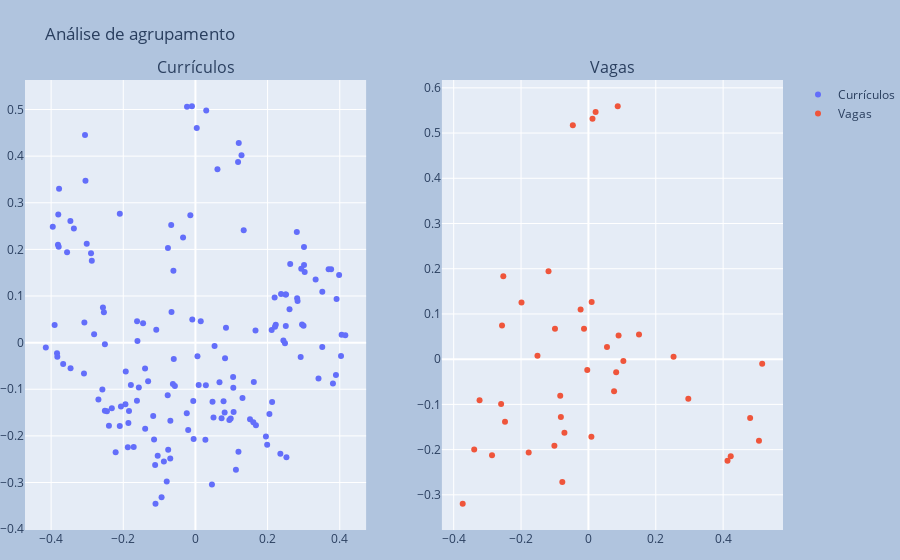

Write notebook code for a chart like this one.
### Code cell
# Análise de agrupamento pelo PCA

fig = make_subplots(rows=1, cols=2, subplot_titles=("Currículos", "Vagas"))

fig.add_trace(
    go.Scatter(x = Xc[:, 0], y= Xc[:, 1], hovertemplate=df_curriculos['filenames'], mode="markers", name="Currículos"),
    row=1, col=1)

fig.add_trace(
    go.Scatter(x = Xv[:, 0], y= Xv[:, 1], hovertemplate=df_vagas['cargos'], mode="markers", name="Vagas"),
    row=1, col=2)

fig.update_layout( title_text="Análise de agrupamento",margin=dict(l=20,r=0,b=30,t=80), paper_bgcolor="LightSteelBlue",)


fig.show()

### Figure 1 — Plotly figure (JSON) as saved in the notebook; plotly's stock layout.template omitted (floating-point values rounded to 4 significant figures; data arrays with more than 128 entries replaced by an {"elided": "..."} marker saying what was removed)
{"data": [{"hovertemplate": {"elided": "155 str values"}, "mode": "markers", "name": "Currículos", "type": "scatter", "x": {"elided": "155 float values"}, "xaxis": "x", "y": {"elided": "155 float values"}, "yaxis": "y"}, {"hovertemplate": ["Desenvolvedor Full Stack", "Desenvolvedor Java", "Analista de Marketing Digital", "Engenheiro Civil", "Engenheiro de Produção", "Vendedor", "Professor de língua portuguesa", "Assistente administrativo", "Técnico em farmácia", "Analista de pesquisa em biotecnologia", "Pesquisador em física", "Engenheiro Civil", "Pesquisador em física aplicada", "Analista de Software", "Analista econômico", "Analista de Software", "Analista de segurança da informação", "Engenheiro de computação", "Pesquisador em física experimental", "Assistente de Recursos Humanos (RH)", "Analista Contábil", "Analista de gestão", "Controle de qualidade", "Auxiliar de produção", "Assistente contábil", "Químico Analista", "Analista de gestão empresarial", "Analista de comércio exterior", "Professor universitário", "Pesquisador social", "Analista econômico", "Engenheiro de Software", "Analista de suporte de TI", "Recepcionista", "Médico clínico geral", "Mestre de obras", "Farmacêutico", "Engenheiro de Alimentos", "Químico industrial", "Designer gráfico"], "mode": "markers", "name": "Vagas", "type": "scatter", "x": [0.413, 0.4226, -0.02322, -0.101, 0.00886, -0.2862, -0.07747, -0.3231, -0.3732, 0.0551, 0.08237, 0.07619, 0.1037, 0.5064, -0.04623, 0.5159, 0.2965, 0.2528, 0.1502, -0.2565, -0.1987, 0.08702, -0.08369, -0.2476, -0.2527, -0.01307, 0.02139, -0.1184, -0.08175, -0.0993, 0.01212, 0.4801, -0.07123, -0.2592, -0.1512, -0.1773, -0.3391, 0.08958, 0.00962, -0.003378], "xaxis": "x2", "y": [-0.2246, -0.2148, 0.1096, -0.1917, -0.1717, -0.2124, -0.2717, -0.0911, -0.3198, 0.02702, -0.02911, -0.07077, -0.004212, -0.1805, 0.5173, -0.01042, -0.08755, 0.00516, 0.05434, 0.0744, 0.1252, 0.5593, -0.08076, -0.1384, 0.1834, 0.06711, 0.5468, 0.1945, -0.1278, 0.06701, 0.5319, -0.1301, -0.1626, -0.09923, 0.007709, -0.2067, -0.2, 0.05233, 0.1265, -0.02376], "yaxis": "y2"}], "layout": {"annotations": [{"font": {"size": 16}, "showarrow": false, "text": "Currículos", "x": 0.225, "xanchor": "center", "xref": "paper", "y": 1, "yanchor": "bottom", "yref": "paper"}, {"font": {"size": 16}, "showarrow": false, "text": "Vagas", "x": 0.775, "xanchor": "center", "xref": "paper", "y": 1, "yanchor": "bottom", "yref": "paper"}], "margin": {"b": 30, "l": 20, "r": 0, "t": 80}, "paper_bgcolor": "LightSteelBlue", "title": {"text": "Análise de agrupamento"}, "xaxis": {"anchor": "y", "domain": [0, 0.45]}, "xaxis2": {"anchor": "y2", "domain": [0.55, 1]}, "yaxis": {"anchor": "x", "domain": [0, 1]}, "yaxis2": {"anchor": "x2", "domain": [0, 1]}}}
